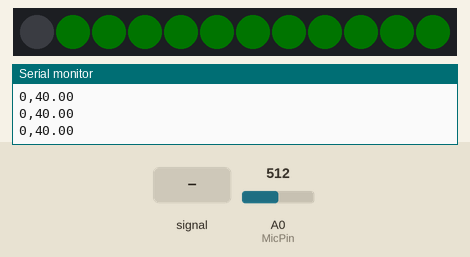
A sketch run on a simulated Arduino Uno, built with avr-gcc and run on an emulated ATmega328P. Shown: 12 RGB LEDs in strip order, left to right, the last lines printed to the serial monitor. Inputs (shaded band) come from the test bench; at power-on: A0 (MicPin) = 512. Dim RGB values are drawn brighter than linear.

Above: at 6.7 s.
6.8 s: A0 (MicPin) fed a 200 Hz sine of ±81 counts around its level
At 8.9 s:
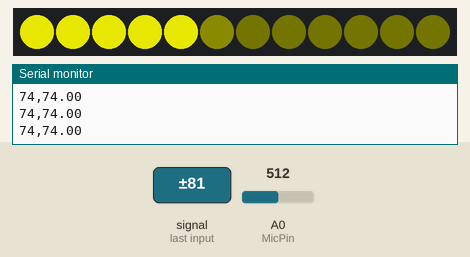
9.3 s: A0 (MicPin) set to 716
At 9.46 s:
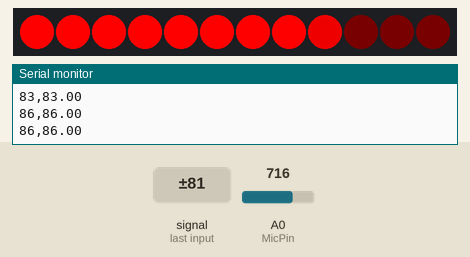
11.3 s: A0 (MicPin) set to 704
At 12.43 s:
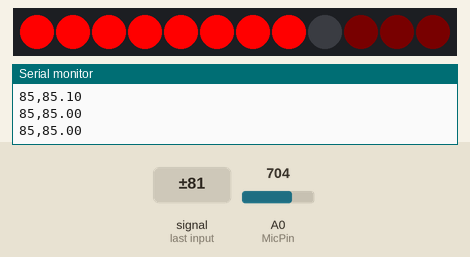
14.3 s: A0 (MicPin) set to 511
At 17.01 s:
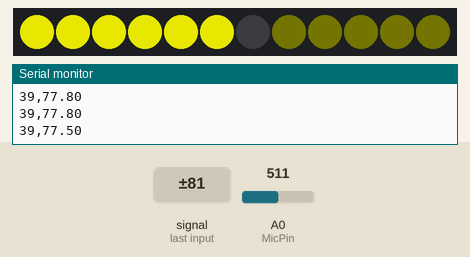
17.3 s: A0 (MicPin) fed a 1000 Hz sine of ±255 counts around its level
At 18.2 s:
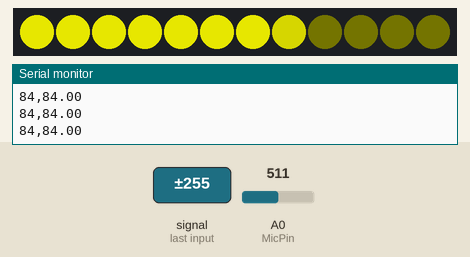
18.8 s: A0 (MicPin) set to 306
At 19.07 s:
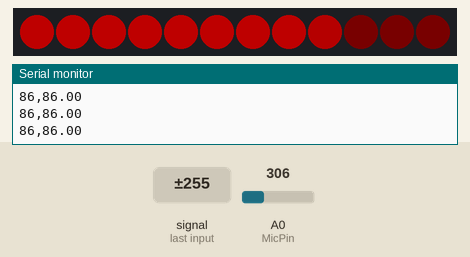

The sketch:

SemaforoDeRuido.ino
```cpp
/*
 * SemaforoDeRuido
 *
 * Descripción:
 * Este proyecto implementa un medidor de nivel de ruido ambiental que visualiza los
 * decibelios detectados a través de una tira de LEDs NeoPixel, funcionando como un
 * semáforo de ruido. Los niveles bajos se muestran en verde, los medios en amarillo
 * y los altos en rojo, proporcionando una referencia visual inmediata del nivel sonoro.
 *
 * Componentes:
 * - Arduino (compatible con AVR)
 * - Micrófono conectado al pin A0
 * - Tira de LEDs NeoPixel conectada al pin 6
 *
 * Funcionalidad:
 * - Muestrea el sonido ambiente y calcula el nivel en decibelios (dB)
 * - Visualiza el nivel de sonido en la tira de LEDs con escala de colores
 * - Rango calibrado aproximadamente de 40 a 90 dB
 *
 * Niveles de ruido y su significado:
 * - Verde (Nivel bajo): Por debajo de 70 dB
 *   Seguro para la mayoría de las personas en exposición prolongada.
 * - Amarillo (Nivel moderado): Entre 70 dB y 85 dB
 *   Puede ser molesto y con exposición continua podría empezar a ser perjudicial para la salud.
 * - Rojo (Nivel alto): Por encima de 85 dB
 *   Riesgo de daño auditivo con exposiciones prolongadas. Se recomienda usar protección auditiva en estos niveles.
 */

#include <Adafruit_NeoPixel.h>
#ifdef __AVR__
#include <avr/power.h>
#endif

// pins
#define MicPin A0
#define LedPin 6

// consts
#define AmpMax (1024/2)
#define MicSamples (512)  // Reducido de 1024*2 a 512 para mayor velocidad
#define USE_3V3 true       // Usar referencia de 3.3V
#define ADC_FLOW true      // Usar ADC en modo flujo
#define DbCalibration 94   // Calibración en decibelios
#define FILTER_FACTOR 0.3  // Factor para filtrado de valores (aumentado para respuesta más rápida)

// Niveles de ruido en decibelios
#define DB_NIVEL_BAJO 70    // Verde
#define DB_NIVEL_MEDIO 85   // Amarillo
// Por encima de DB_NIVEL_MEDIO es rojo

// Definiciones para acceso directo al ADC
#define sbi(sfr, bit) (_SFR_BYTE(sfr) |= _BV(bit))
#define cbi(sfr, bit) (_SFR_BYTE(sfr) &= ~_BV(bit))

// Variables globales
int prevdb = 0;
const int maxScale = 12;
Adafruit_NeoPixel pixels(maxScale, LedPin, NEO_GRB + NEO_KHZ800);

// Variable global para el efecto de flash
unsigned long lastFlashTime = 0;
boolean flashState = false;
const int flashInterval = 150; // Intervalo de flash en ms

// Variables para controlar el tiempo de actualización
unsigned long lastUpdateTime = 0;
const int updateInterval = 20;  // Tiempo mínimo entre actualizaciones en ms

// Variables globales adicionales para el peak holding
float peakLevel = 0;          // Nivel de pico actual
float peakDecayRate = 0.08;   // Velocidad de caída del pico (ajustado a un valor intermedio)
unsigned long lastPeakTime = 0;  // Para controlar la caída del pico
const int peakDecayInterval = 75; // Intervalo en ms para actualizar la caída del pico (ajustado)

void setup() {
  // Configuración del ADC
  if (ADC_FLOW) {
    ADCSRA = 0xe0+7;
    ADMUX = 0x0;
    if (!USE_3V3) {
      ADMUX |= 0x40;
    }
    DIDR0 = 0x01;
  } else if (USE_3V3) {
    analogReference(EXTERNAL);
  }

  Serial.begin(9600);
  pixels.begin();
  animation(3);
}

// Función para filtrar los valores de dB
int filtrarDB(int prev, int next) {
  return prev * (1-FILTER_FACTOR) + next * FILTER_FACTOR;
}

// Función para crear color HSV (facilita crear arcoíris)
uint32_t ColorHSV(uint16_t h, uint8_t s, uint8_t v) {
  uint8_t r, g, b;

  // Convertir HSV a RGB
  uint8_t region, remainder, p, q, t;

  if (s == 0) {
    r = v; g = v; b = v;
    return pixels.Color(r, g, b);
  }

  region = h / 43;
  remainder = (h - (region * 43)) * 6;

  p = (v * (255 - s)) >> 8;
  q = (v * (255 - ((s * remainder) >> 8))) >> 8;
  t = (v * (255 - ((s * (255 - remainder)) >> 8))) >> 8;

  switch (region) {
    case 0: r = v; g = t; b = p; break;
    case 1: r = q; g = v; b = p; break;
    case 2: r = p; g = v; b = t; break;
    case 3: r = p; g = q; b = v; break;
    case 4: r = t; g = p; b = v; break;
    default: r = v; g = p; b = q; break;
  }

  return pixels.Color(r, g, b);
}

void loop() {
  // Control de frecuencia de actualización
  unsigned long currentTime = millis();
  if (currentTime - lastUpdateTime < updateInterval) {
    return;  // Aún no es tiempo de actualizar
  }
  lastUpdateTime = currentTime;

  // Medir el nivel de ruido en dB
  int db = MeasureVolume();
  int avgdb = filtrarDB(prevdb, db);
  prevdb = avgdb;  // Guardar el valor filtrado

  // Calcular el valor de pico con parte decimal para mayor resolución
  float rangoDb, minDb, maxDb;
  float displayPeakFloat;

  if (db < DB_NIVEL_BAJO) {
    // Nivel bajo (verde)
    minDb = 40;
    maxDb = DB_NIVEL_BAJO;
    rangoDb = maxDb - minDb;
    displayPeakFloat = maxScale/3.0 * (db - minDb) / rangoDb;
  } else if (db < DB_NIVEL_MEDIO) {
    // Nivel medio (amarillo)
    minDb = DB_NIVEL_BAJO;
    maxDb = DB_NIVEL_MEDIO;
    rangoDb = maxDb - minDb;
    displayPeakFloat = maxScale/3.0 + (maxScale/3.0) * (db - minDb) / rangoDb;
  } else {
    // Nivel alto (rojo)
    minDb = DB_NIVEL_MEDIO;
    maxDb = 90;
    rangoDb = maxDb - minDb;
    displayPeakFloat = 2*maxScale/3.0 + (maxScale/3.0) * (db - minDb) / rangoDb;
  }

  // Limitar el valor a los límites de la escala
  if (displayPeakFloat < 0) displayPeakFloat = 0;
  if (displayPeakFloat > maxScale) displayPeakFloat = maxScale;

  // Actualizar el nivel de pico
  if (displayPeakFloat > peakLevel) {
    // Si el nivel actual es mayor que el pico, actualizar inmediatamente
    peakLevel = displayPeakFloat;
    lastPeakTime = currentTime;
  } else if (currentTime - lastPeakTime > peakDecayInterval) {
    // Decrementar el nivel de pico lentamente
    peakLevel -= peakDecayRate;
    if (peakLevel < displayPeakFloat) {
      peakLevel = displayPeakFloat;
    }
    lastPeakTime = currentTime;
  }

  // Imprimir valores en serial: db,holdingbar
  Serial.print(db);
  Serial.print(",");

  // Convertir el nivel de pico a decibelios para la salida serial
  float peakDb;
  if (peakLevel < maxScale/3.0) {
    // Zona verde
    peakDb = 40 + (DB_NIVEL_BAJO - 40) * peakLevel / (maxScale/3.0);
  } else if (peakLevel < 2*maxScale/3.0) {
    // Zona amarilla
    peakDb = DB_NIVEL_BAJO + (DB_NIVEL_MEDIO - DB_NIVEL_BAJO) * (peakLevel - maxScale/3.0) / (maxScale/3.0);
  } else {
    // Zona roja
    peakDb = DB_NIVEL_MEDIO + (90 - DB_NIVEL_MEDIO) * (peakLevel - 2*maxScale/3.0) / (maxScale/3.0);
  }

  Serial.println(peakDb);

  // Obtener el índice del LED de pico y su decimal
  int peakLedIndex = (int)peakLevel;
  float peakDecimal = peakLevel - peakLedIndex;

  // Asegurar que el índice de peak está dentro del rango válido
  if (peakLedIndex >= maxScale) {
    peakLedIndex = maxScale - 1;
    peakDecimal = 1.0;
  }

  // Verificar si estamos en nivel de alarma (rojo alto)
  boolean isAlarmLevel = (peakDb >= DB_NIVEL_MEDIO);

  // Control del efecto de flash para nivel de alarma
  if (isAlarmLevel) {
    // Actualizar estado del flash
    if (currentTime - lastFlashTime > flashInterval) {
      lastFlashTime = currentTime;
      flashState = !flashState;
    }
  } else {
    // Fuera de nivel de alarma, reset del estado de flash
    flashState = false;
  }

  // Determinar el color base según el nivel actual
  uint32_t colorBase;
  if (peakDb >= DB_NIVEL_MEDIO) {
    // Nivel rojo
    colorBase = pixels.Color(255, 0, 0);
  } else if (peakDb >= DB_NIVEL_BAJO) {
    // Nivel amarillo - reducida intensidad para equilibrar con rojo y verde
    colorBase = pixels.Color(180, 180, 0);
  } else {
    // Nivel verde
    colorBase = pixels.Color(0, 255, 0);
  }

  // Actualizar todos los LEDs - Solo basado en el nivel de pico
  for (int i = 0; i < maxScale; i++) {
    uint32_t color;

    if (i < peakLedIndex) {
      // LEDs completamente activos
      if (isAlarmLevel && !flashState) {
        // Efecto de flash: cuando está en OFF mostramos un rojo más tenue
        color = pixels.Color(80, 0, 0); // Rojo más tenue durante el flash
      } else {
        color = colorBase;
      }
    }
    else if (i == peakLedIndex) {
      // LED de transición con brillo proporcional a la parte decimal
      if (peakDb >= DB_NIVEL_MEDIO) {
        // Versión variable del rojo
        if (isAlarmLevel && !flashState) {
          // En flash OFF, usar un rojo más tenue
          color = pixels.Color(peakDecimal * 80, 0, 0);
        } else {
          color = pixels.Color(peakDecimal * 255, 0, 0);
        }
      } else if (peakDb >= DB_NIVEL_BAJO) {
        // Versión variable del amarillo - reducida intensidad
        color = pixels.Color(peakDecimal * 180, peakDecimal * 180, 0);
      } else {
        // Versión variable del verde
        color = pixels.Color(0, peakDecimal * 255, 0);
      }
    }
    else {
      // LED inactivo - baja luminosidad
      if (peakDb >= DB_NIVEL_MEDIO) {
        // Versión tenue del rojo
        color = pixels.Color(2, 0, 0);
      } else if (peakDb >= DB_NIVEL_BAJO) {
        // Versión tenue del amarillo - reducida intensidad
        color = pixels.Color(1, 1, 0);
      } else {
        // Versión tenue del verde
        color = pixels.Color(0, 1, 0);
      }
    }

    pixels.setPixelColor(i, color);
  }

  pixels.show();
}

void animation(int iteraciones) {
  int sine[] = {0,1,2,3,4,5,6,7,8,9,10,11};

  // Hacer efecto arcoíris
  for (int j=0; j<iteraciones; j++) {
    // Hacer dos vueltas completas de colores por cada iteración
    for (int colorStep = 0; colorStep < 360; colorStep += 10) {  // Pasos más pequeños (10 en lugar de 15)

      for (int i=0; i<12; i++) {
        // Crear un efecto ondulante con desplazamiento de color
        int hue = (colorStep + i*30) % 360;
        uint32_t color = ColorHSV(hue, 255, 255);

        pixels.setPixelColor(sine[i], color);
      }

      pixels.show();
      delay(50);  // Delay más largo (50ms en lugar de 20ms)
    }
  }

  // Limpieza al final de la animación
  for (int i=0; i<maxScale; i++) {
    pixels.setPixelColor(i, 0);
  }
  pixels.show();
}

float MeasureVolume() {
  long soundVolAvg = 0, soundVolMax = 0, soundVolRMS = 0;

  // Muestrear el micrófono con un método optimizado
  for (int i = 0; i < MicSamples; i++) {
    int k;

    // Leer ADC según el modo configurado
    if (ADC_FLOW) {
      while (!(ADCSRA & _BV(ADIF)));  // Esperar a que esté listo el ADC
      sbi(ADCSRA, ADIF);              // Resetear el flag
      k = ADC;                        // Leer el valor directamente (más rápido)
    } else {
      k = analogRead(MicPin);
    }

    // Procesar muestra con cálculos optimizados
    int amp = abs(k - AmpMax);
    soundVolRMS += ((long)amp*amp);  // Solo calculamos RMS para decibelios
  }

  // Calcular RMS directamente
  soundVolRMS /= MicSamples;
  float soundVolRMSflt = sqrt(soundVolRMS);

  // Calcular decibelios
  float dB = 20.0*log10(soundVolRMSflt/AmpMax) + DbCalibration;

  return dB;
}
```

Measured:
- the behaviour switches between 716 and 715 on A0 (MicPin) (found by bisection; images 2 and 3)
- after the input at 6.8 s, the LEDs: first change at once (image 1 shows a later state)
- after the input at 9.3 s, the LEDs: first differ from a run without the input after 0.09 s (image 2)
- after the input at 11.3 s, the LEDs: first change after 0.06 s (image 3 shows a later state)
- after the input at 14.3 s, the LEDs: first change at once (image 4 shows a later state)
- after the input at 18.8 s, the LEDs: first change at once (image 6 shows a later state)
